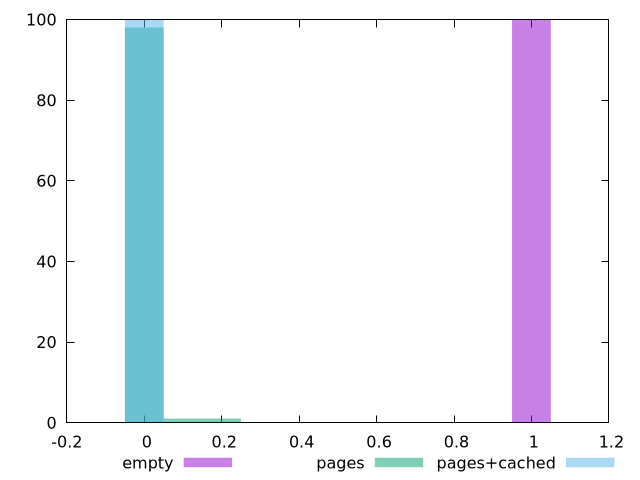

gnuplot code for this plot:
$_empty <<EOF
1 100
EOF
$_pages <<EOF
0 98
0.1 1
0.2 1
EOF
$_pagesCached <<EOF
0 100
EOF
set key outside below
set terminal pngcairo
set output "report_00005_2020-11-02T22-26-11.212Z/uses-text-compression/uses-text-compression_empty_pages_pages+cached+hist.png"
set boxwidth 0.1
set style fill transparent solid 0.5 noborder
set yrange [0:100]
plot $_empty title "empty" with boxes ,$_pages title "pages" with boxes ,$_pagesCached title "pages+cached" with boxes ,
